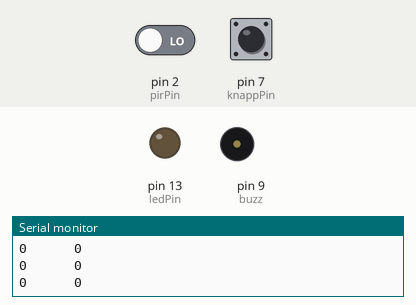
Recording of a sketch running on a simulated Arduino Uno, built with avr-gcc and run on an emulated ATmega328P. Parts: output pins drawn as LEDs (lit = HIGH), buzzer (waves = sounding), the last lines printed to the serial monitor. Dashed ring = blinking. Inputs (shaded band) come from the test bench; at power-on: pin 2 (pirPin) LOW, pin 7 (knappPin) LOW.

Above: at 1.2 s.
1.3 s: pin 2 (pirPin) driven HIGH
At 1.75 s:
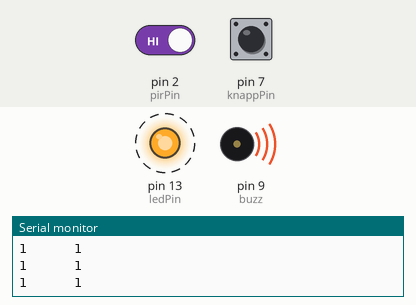
4.3 s: pin 7 (knappPin) driven HIGH
At 5.4 s:
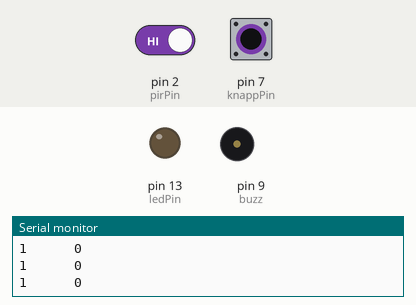
6.0 s: pin 7 (knappPin) driven LOW
At 6.75 s:
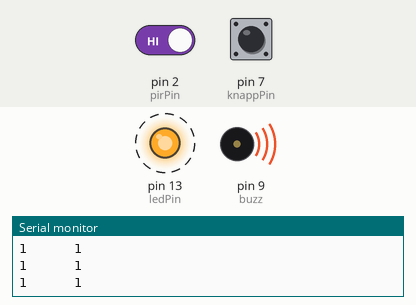
9.0 s: pin 7 (knappPin) pulsed HIGH 5 times (0.12 s each, 0.3 s apart)
Timing chart, 0 to 13.0 s (numbered marks = the images above; inputs shaded):
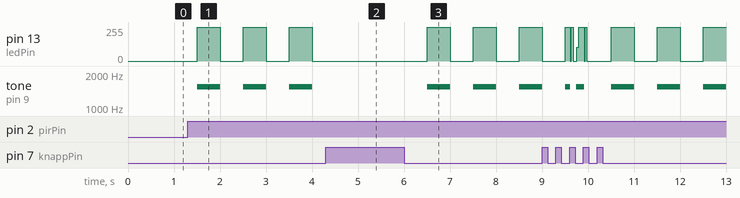

The sketch:

tjuvlarm.ino
```cpp
int ledPin = 13;
int pirPin = 2;
int knappPin = 7;
int buzz = 9;
int pirStat = 0;

void setup() {
  pinMode(ledPin, OUTPUT);
  pinMode(pirPin, INPUT);
  pinMode(knappPin, INPUT);
  pinMode(buzz, OUTPUT);
  Serial.begin(9600);
}

void loop() {
  bool meas = digitalRead(pirPin);
  bool knapp = digitalRead(knappPin);
  Serial.println(String(meas) + "      " + String(int(millis()/500)%2) );

  if (meas == HIGH) {
    pirStat = HIGH;
  }

  if (pirStat == HIGH) {
    if (int(millis()/500)%2){
      digitalWrite(ledPin, HIGH);
      tone(buzz, 1550);
    } else {
      digitalWrite(ledPin, LOW);
      noTone(buzz);
    }
  }

  if (knapp == HIGH) {
    digitalWrite(ledPin, LOW);
    noTone(buzz);
    pirStat = LOW;
  }
}
```

Measured:
- after the input at 1.3 s, pin 13 (ledPin): alternates 255/255 for 0.50 s and 0/255 for 0.50 s, starting after 0.20 s; tone on pin 9 (buzz): alternates 1550 Hz for 0.50 s and silent for 0.50 s, starting after 0.20 s
- after the input at 4.3 s, pin 13 (ledPin): stays 0/255 (without the input it goes to 255/255 after 0.21 s); tone on pin 9 (buzz): stays silent (without the input it goes to 1550 Hz after 0.21 s)
- after the input at 6.0 s, pin 13 (ledPin): alternates 255/255 for 0.50 s and 0/255 for 0.50 s, starting after 0.51 s; tone on pin 9 (buzz): alternates 1550 Hz for 0.50 s and silent for 0.50 s, starting after 0.51 s
